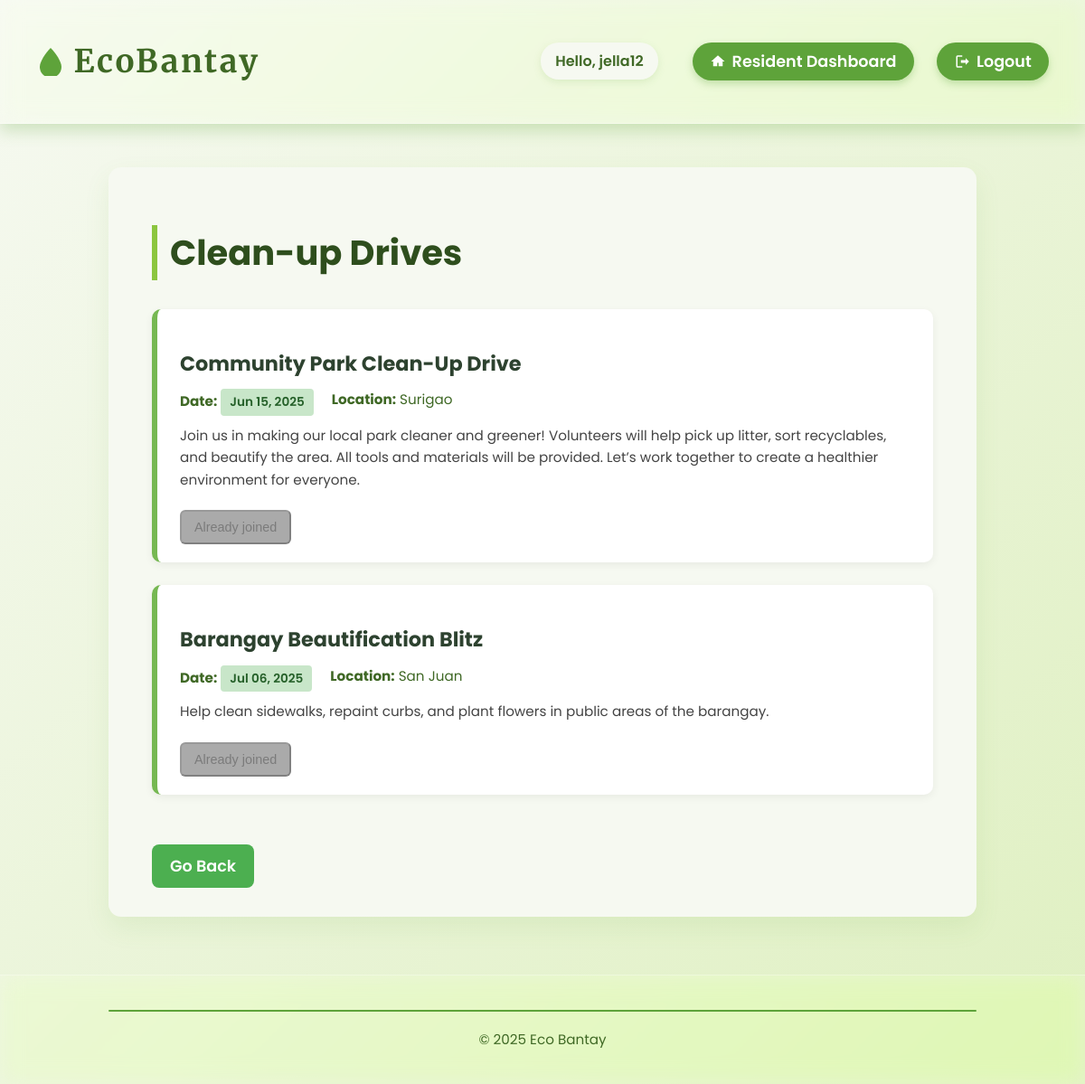
/events/ (signed in), run on the app's committed database.
### core/models.py (models this page shows, shortened)
class Event(models.Model):
    title = models.CharField(max_length=200)
    date = models.DateField()
    location = models.CharField(max_length=255)
    description = models.TextField(blank=True)

### core/views.py (the view, shortened to what this page needs)
# urls.py: path('events/', views.events, name='events'),
@login_required
def events(request):
    events_list = Event.objects.all()
    joined_event_ids = Volunteer.objects.filter(user=request.user).values_list('event_id', flat=True)
    return render(request, 'core/events.html', {
        'events': events_list,
        'joined_event_ids': joined_event_ids,
    })

### core/templates/core/events.html (shortened to what this page needs)
{% extends "core/base.html" %}
{% block content %}
<h2>Clean-up Drives</h2>
{% if events %}
  {% for event in events %}
    <div class="event-card">
      <h3>{{ event.title }}</h3>
      <div class="event-meta">
        <span><strong>Date:</strong> <span class="badge">{{ event.date|date:"M d, Y" }}</span></span>
        <span><strong>Location:</strong> {{ event.location }}</span>
      </div>
      <p class="event-desc">{{ event.description }}</p>
      <div class="event-actions">
        {% if request.user.is_staff %}
          <a href="{% url 'edit_event' event.id %}">Edit</a>
          <a href="{% url 'delete_event' event.id %}" class="delete-link" onclick="return confirm('Are you sure you want to delete this event?');">Delete</a>
        {% else %}
          {% if event.id in joined_event_ids %}
            <button disabled>Already joined</button>
          {% else %}
            <form method="post">
              {% csrf_token %}
              <input type="hidden" name="event_id" value="{{ event.id }}">
              <button type="submit">Join Now</button>
            </form>
          {% endif %}
        {% endif %}
      </div>
    </div>
  {% endfor %}
{% else %}
  <p class="text-muted">No clean-up events available at the moment. Please check back later!</p>
{% endif %}
<a href="javascript:history.back()" class="btn-back">Go Back</a>
{% endblock %}

### core/templates/core/base.html (shortened to what this page needs)
{% load static %}
<!DOCTYPE html>
<html lang="en">
<head>
  <link rel="stylesheet" href="{% static 'core/styles.css' %}">
</head>
<body>
  <header>
    <h1>
      <a href="{% url 'home' %}" aria-label="EcoBantay Home">
        <svg aria-hidden="true" focusable="false" viewBox="0 0 64 64" xmlns="http://www.w3.org/2000/svg">
          <path d="M32 2C21 13 8 32 8 44a24 24 0 0 0 48 0c0-12-13-31-24-42z" />
        </svg>
        EcoBantay
      </a>
    </h1>
    <nav>
      {% if user.is_authenticated %}
        <span class="greeting">Hello, {{ user.username }}</span>
        {% if user.is_superuser %}
          <a href="{% url 'admin_dashboard' %}" title="Admin Dashboard">
            <svg viewBox="0 0 24 24"><path d="M12 2L2 7v13h20V7z" /></svg>
            Admin Dashboard
          </a>
        {% else %}
          <a href="{% url 'resident_dashboard' %}" title="Resident Dashboard">
            <svg viewBox="0 0 24 24"><path d="M12 3L2 12h3v7h6v-5h2v5h6v-7h3z"/></svg>
            Resident Dashboard
          </a>
        {% endif %}
        <a href="{% url 'logout' %}" title="Logout">
          <svg viewBox="0 0 24 24"><path d="M16 17l5-5-5-5v3H9v4h7zM4 19v-14h7v-2H4a2 2 0 0 0-2 2v14a2 2 0 0 0 2 2h7v-2z"/></svg>
          Logout
        </a>
      {% endif %}
    </nav>
  </header>
  <main>
    {% block content %}{% endblock %}
  </main>
  <footer>
    <hr />
    <p>© 2025 Eco Bantay</p>
  </footer>
</body>
</html>

### core/templates/core/base.html (style rules this page uses)
:root { --green-dark: #3f6825; --green-mid: #5ea33a; --green-light: #a7d129; --cream-light: #f6f9f1; --text-dark: #254010; --shadow-color: rgba(94, 163, 58, 0.25); --glass-bg: rgba(255 255 255 / 0.2); --glass-border: rgba(255 255 255 / 0.3); }
*, *::before, *::after { box-sizing: border-box; }
body { margin: 0; font-family: 'Poppins', sans-serif; background: url('https://www.transparenttextures.com/patterns/leafy-green.png') repeat, linear-gradient(135deg, var(--cream-light), #dff0c1); color: var(--text-dark); min-height: 100vh; display: flex; flex-direction: column; -webkit-font-smoothing: antialiased; -moz-osx-font-smoothing: grayscale; scroll-behavior: smooth; }
body::before { content: ""; position: fixed; top: 20%; left: 5%; width: 150px; height: 150px; background: url('https://upload.wikimedia.org/wikipedia/commons/4/43/Leaf_icon.svg') no-repeat center/contain; opacity: 0.08; animation: floatLeaf 15s ease-in-out infinite; pointer-events: none; z-index: 0; }
header { background: var(--glass-bg); backdrop-filter: saturate(180%) blur(12px); -webkit-backdrop-filter: saturate(180%) blur(12px); border-bottom: 1px solid var(--glass-border); box-shadow: 0 8px 16px var(--shadow-color); padding: 1.5rem 2.5rem; display: flex; justify-content: space-between; align-items: center; position: sticky; top: 0; z-index: 1000; }
header h1 a { display: flex; align-items: center; color: var(--green-dark); font-family: 'Merriweather', serif; font-weight: 700; font-size: 2.2rem; letter-spacing: 2.5px; text-decoration: none; user-select: none; transition: color 0.3s ease; }
header h1 a svg { margin-right: 0.6rem; width: 32px; height: 32px; fill: var(--green-mid); transition: fill 0.3s ease; }
nav { display: flex; align-items: center; gap: 1.6rem; font-weight: 600; font-size: 1.1rem; color: var(--green-dark); user-select: none; flex-wrap: wrap; }
nav a { background-color: var(--green-mid); color: white; padding: 0.5rem 1.2rem; border-radius: 30px; text-decoration: none; box-shadow: 0 4px 8px rgba(94, 163, 58, 0.3); display: flex; align-items: center; gap: 0.4rem; transition: background-color 0.3s ease, transform 0.2s ease, box-shadow 0.3s ease; }
nav a svg { width: 18px; height: 18px; fill: white; flex-shrink: 0; }
nav span.greeting { color: var(--green-dark); font-weight: 600; font-size: 1rem; user-select: none; padding: 0.5rem 1rem; border-radius: 20px; background-color: var(--cream-light); box-shadow: 0 3px 8px rgba(94, 163, 58, 0.15); margin-right: 0.8rem; }
main { flex-grow: 1; max-width: 960px; margin: 3rem auto 4rem; padding: 2rem 3rem; background: var(--cream-light); border-radius: 14px; box-shadow: 0 12px 28px rgba(94, 163, 58, 0.1); color: var(--green-dark); line-height: 1.6; font-size: 1.1rem; }
footer { background: var(--glass-bg); backdrop-filter: saturate(180%) blur(12px); -webkit-backdrop-filter: saturate(180%) blur(12px); border-top: 1px solid var(--glass-border); padding: 1.4rem 2rem; text-align: center; color: var(--green-dark); font-size: 0.95rem; position: relative; user-select: none; }
footer::before { content: url('https://upload.wikimedia.org/wikipedia/commons/4/43/Leaf_icon.svg'); position: absolute; top: 0.4rem; left: 50%; transform: translateX(-50%); width: 28px; height: 28px; fill: var(--green-mid); opacity: 0.5; pointer-events: none; }
hr { border: none; height: 1.5px; background: var(--green-mid); max-width: 960px; margin: 1rem auto 1.2rem; border-radius: 3px; }

### data on the page
Event: title "Community Park Clean-Up Drive", date "Jun 15, 2025", location "Surigao", description "Join us in making our local park cleaner and greener! Volunteers will help pick up litter, sort recyclables, and beautify the area. All tools and materials will be provided. Let’s work together to create a healthier environment for everyone.", shows "Already joined"
Event: title "Barangay Beautification Blitz", date "Jul 06, 2025", location "San Juan", description "Help clean sidewalks, repaint curbs, and plant flowers in public areas of the barangay.", shows "Already joined"

### other printed values
{{ user.username }} "jella12"
